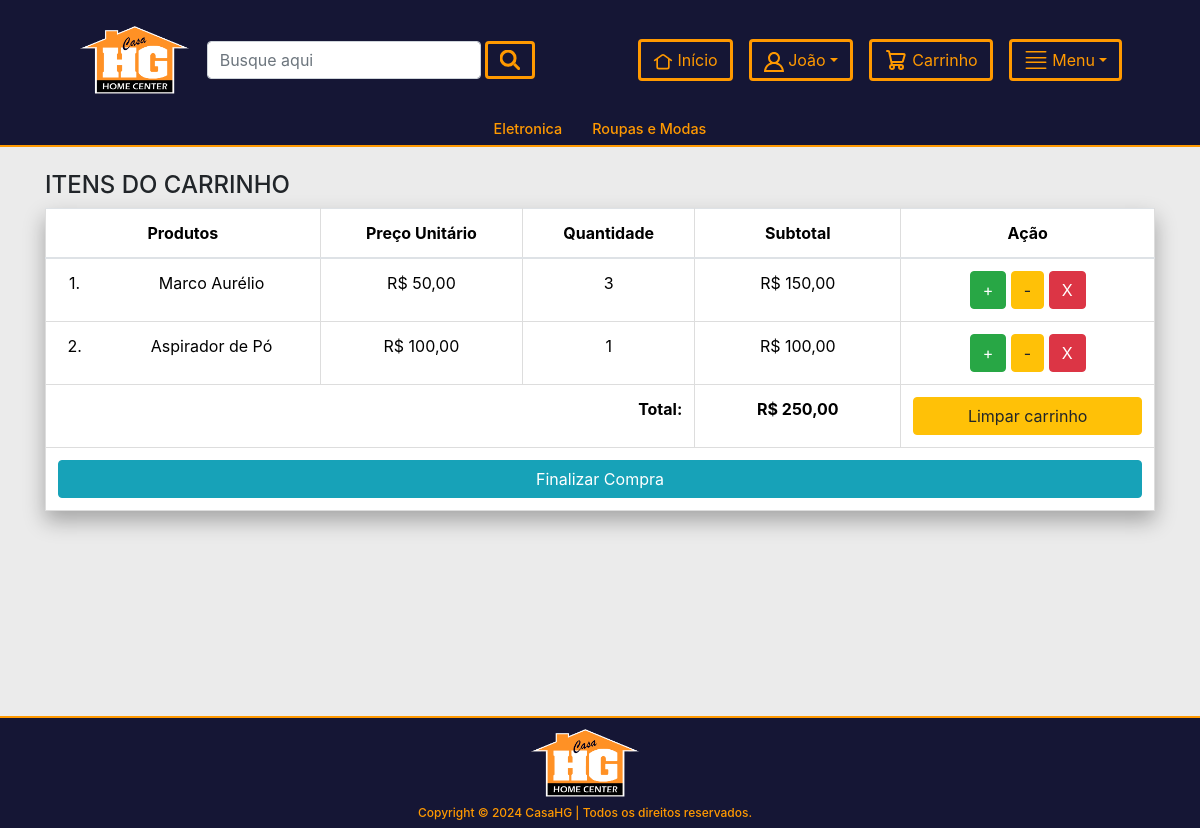
Page /meu-carro/ (signed in) on the earlier database version.
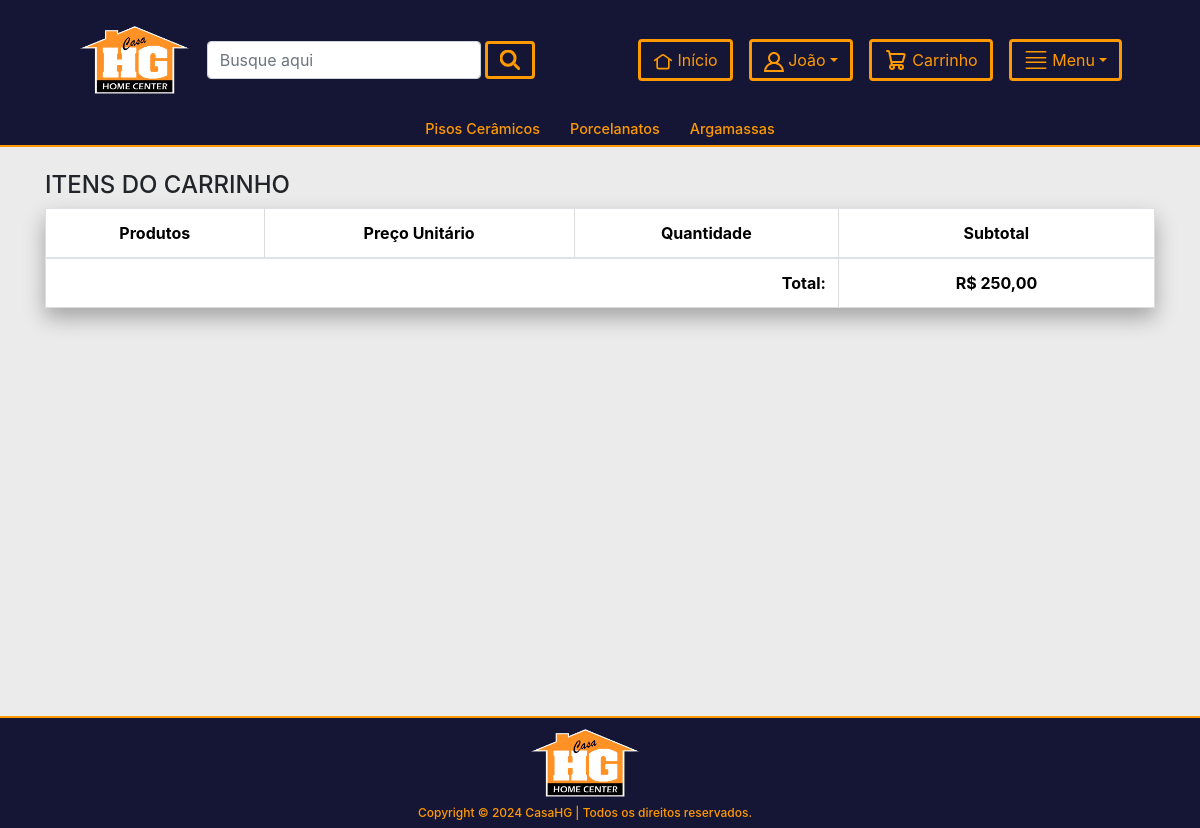
Same page on the later database version.
### app/models.py (models this page shows, shortened)
class Empresa(models.Model):
    titulo = models.CharField(max_length=200)
    link = models.CharField(max_length=200,null=True,blank=True)
    image = models.ImageField(upload_to="empresas")

class Cliente(models.Model):
    user = models.OneToOneField(User, on_delete=models.CASCADE)
    nome = models.CharField(max_length=200,default="")
    sobrenome = models.CharField(max_length=200,default="")
    cpf_ou_cnpj = models.CharField(max_length=14,default="")
    cpf_ou_cnpj_formatado = models.CharField(max_length=20, default="")
    bool_cpf_cnpj = models.BooleanField(default=False)
    email = models.EmailField(default="")
    telefone = models.CharField(max_length=19,default="")
    data_criacao = models.DateTimeField(auto_now_add=True)

class Categoria(models.Model):
    titulo = models.CharField(max_length=200)
    slug = models.SlugField(unique=True)

class CarroProduto(models.Model):
    carro = models.ForeignKey(Carro, on_delete=models.CASCADE)
    produto = models.ForeignKey(Produto, on_delete=models.CASCADE)
    preco_unitario = models.DecimalField(max_digits=10, decimal_places=2,default=0)
    quantidade = models.PositiveIntegerField()
    subtotal = models.DecimalField(max_digits=10, decimal_places=2,default=0)
    criado_em = models.DateTimeField(auto_now_add=True)

class Produto(models.Model):
    codigo = models.CharField(max_length=10) #codigo interno consistente com sistema
    descricao = models.CharField(max_length=200)
    codigo_GTIN = models.CharField(max_length=14) #se o produto não tiver codigo GTIN cadastrado, usar codigo interno
    preco_unitario_bruto = models.DecimalField(max_digits=10, decimal_places=2) #preço cheio, sem desconto
    desconto_dinheiro = models.DecimalField(max_digits=10, decimal_places=2) # em %, percentual de desconto para pagamento em dinheiro, aplicado no preco_unitario_bruto
    desconto_retira = models.DecimalField(max_digits=10,decimal_places=2)  # em %, percentual de desconto para compras para retirada no depósito, aplicado no preco_unitario_bruto
    unidade = models.CharField(max_length=30,default="un") #unidade em que o produto é comercializado
    fechamento_embalagem = models.DecimalField(max_digits=10, decimal_places=2, default=1.00)
    em_estoque = models.BooleanField(default=True)
    slug = models.SlugField(unique=True)
    Categoria = models.ForeignKey(Categoria,on_delete=models.CASCADE)
    titulo = models.CharField(max_length=200)
    image = models.ImageField(upload_to="produtos")
    venda = models.DecimalField(max_digits=10, decimal_places=2)
    garantia = models.CharField(max_length=300,null=True,blank=True)
    return_devolucao = models.CharField(max_length=300,null=True,blank=True)
    visualizacao = models.PositiveIntegerField(default=0)
    quantidade_vendas = models.PositiveIntegerField(default=0)
    num_fotos = models.SmallIntegerField(default=1,null=True,blank=True)

class Carro(models.Model):
    cliente = models.ForeignKey(Cliente, on_delete=models.SET_NULL,null=True,blank=True)
    total = models.DecimalField(max_digits=10, decimal_places=2,default=0)
    criado_em = models.DateTimeField(auto_now_add=True)

### app/views.py (the view)
# urls.py: path("meu-carro/",MeuCarroView.as_view(),name="meucarro"),
class MeuCarroView(LojaMixin, BaseContextMixin, TemplateView):
    template_name = "meucarro.html"
    def get_context_data(self, **kwargs):
        context = super().get_context_data(**kwargs)
        carro_id = self.request.session.get("carro_id",None)
        if carro_id:
            carro_id = Carro.objects.get(id=carro_id)
        else:
            carro_id = None
        context["carro"] = carro_id
        return context

### app/context_processors.py (called while the page is built)
def add_empresa_to_context(request):
    return {'empresa': Empresa.objects.first(), 'debug_var': 'Debug Variable'}

### app/views.py (called while the page is built)
    def dispatch(self,request,*args,**kwargs):
        carro_id = request.session.get("carro_id")
        if carro_id:
            carro_obj = Carro.objects.get(id=carro_id)
            if request.user.is_authenticated and request.user.cliente:
                carro_obj.cliente = request.user.cliente
                carro_obj.save()
        else:
            carro_obj = Carro.objects.create(total=0)
            carro_obj.save()
            self.request.session['carro_id'] = carro_obj.id
        return super().dispatch(request,*args,**kwargs)

    def get_context_data(self, **kwargs):
        context = super().get_context_data(**kwargs)
        context['todoscategorias'] = Categoria.objects.all()
        context['footer'] = Empresa.objects.all()
        return context

### templates/meucarro.html (shortened to what this page needs)
{% extends 'base.html' %}
{% load static %}
{% load humanize %}
{% load l10n %}
{% block content %}
<link rel="stylesheet" type="text/css" href="{% static 'css/carro.css' %}">
<section class="container table-container">
    <br>
    <div class="row justify-content-center">
        <div class="col-12 col-sm-12 col-md-12">
            <h4>ITENS DO CARRINHO</h4>
            <div class="table-responsive">
                <table class="table">
                    <thead>
                        <tr>
                            <th colspan="2" class="text-center">Produtos</th>
                            <th class="text-center">Preço Unitário</th>
                            <th class="text-center">Quantidade</th>
                            <th style="border-right: none;"></th>
                            <th {% if not carro.carroproduto_set.all%}colspan = "2"{% endif %} class="text-center" style="border-right: none; border-left: none;">Subtotal</th>
                            <th style="border-left: none;"></th>
                            {% if carro.carroproduto_set.all%}
                                <th class="text-center">Ação</th>
                            {% endif %}
                        </tr>
                    </thead>
                    <tbody>
                        {%for cp in carro.carroproduto_set.all %}
                            <tr>
                                <td class="text-center" style="border-right: none;">{{ forloop.counter }}.</td>
                                <td class="text-center" style="border-left: none;">{{ cp.produto.titulo }}</td>
                                <td class="text-center">R$ {{ cp.preco_unitario|intcomma }}</td>
                                <td class="text-center">{{ cp.quantidade }}</td>
                                <td {% if not carro.carroproduto_set.all%}colspan = "4"{% else %}colspan = "3"{% endif %} class="text-center">R$ {{ cp.subtotal|intcomma }}</td>
                                <td class="justify-content-center text-center">
                                    <a href="{%url 'lojaapp:manipularcarro' cp.id %}?acao=inc" class="btn btn-success"> + </a>
                                    <a href="{%url 'lojaapp:manipularcarro' cp.id %}?acao=dcr" class="btn btn-warning"> - </a>
                                    <a href="{%url 'lojaapp:manipularcarro' cp.id %}?acao=rmv" class="btn btn-danger"> X </a>
                                </td>
                            </tr>
                        {%endfor%}
                        <tr>
                            <th colspan = "4" class="text-right">Total:</th>
                            <th {% if not carro.carroproduto_set.all%}colspan = "4"{% else %}colspan = "3"{% endif %} class="text-center">R$ {{ carro.total|intcomma }}</th>
                            {% if carro.carroproduto_set.all%}
                                <th class="justify-content-center text-center">
                                    <a href="{%url 'lojaapp:limparcarro'%}" class="btn btn-warning"> Limpar carrinho </a>
                                </th>
                            {% endif %}
                        </tr>
                        <tr>
                            {% if carro.carroproduto_set.all%}
                                <th colspan="8" class="justify-content-center text-center">
                                    <a href="{%url 'lojaapp:formadeentrega'%}" class="btn btn-info"> Finalizar Compra </a>
                                </th>
                            {% endif %}
                        </tr>
                    </tbody>
                </table>
            </div>
        </div>
    </div>
</section>
{% endblock %}

### templates/base.html (shortened to what this page needs)
{% load static %}
{% load humanize %}
{% load l10n %}
<!doctype html>
<html lang="en">
<head>
    <link rel="stylesheet" href="https://cdn.jsdelivr.net/npm/bootstrap@5.3.2/dist/css/bootstrap.min.css">
    <link rel="stylesheet" href="https://stackpath.bootstrapcdn.com/bootstrap/4.3.1/css/bootstrap.min.css">
    <link rel="stylesheet" type="text/css" href="{% static 'css/base.css' %}">
</head>
<body>
    <header class="form-custom-background container-fluid grande">
        <div class="form-custom-background">
            <div class="d-flex align-items-center text-center" style="height: 120px;">
                <div class="col d-flex align-items-center text-center" style="flex: 2;">
                    <a href="{% url 'lojaapp:home' %}" class="mt-3 mb-3 ml-5 me-3">
                            <img style="height:70px; object-fit:cover;" src="{{ empresa.image.url }}" alt="" class="img-fluid">
                    </a>
                    <form class="d-flex mt-3 mb-3" method="get" action="{% url 'lojaapp:pesquisar' %}" >
                        <input class="form-control custom-max-width-input mt-4 mb-4 me-1" type="search" placeholder="Busque aqui" name="query" value="{{ request.GET.query }}">
                        <button class="btn btn-custom font-weight-bold mt-4 mb-4" type="submit">
                            <svg width="20" height="20" xmlns="http://www.w3.org/2000/svg" viewBox="0 0 19.9 19.7" style="stroke-width: 3;"><g fill="none" stroke="currentColor"><path stroke-linecap="square" d="M18.5 18.3l-3.4-3.4"/><circle cx="8" cy="8" r="7"/></g></svg>
                        </button>
                    </form>
                </div>
                <div class="col d-flex align-items-center text-center justify-content-end" style="flex: 1;">
                    <form class="mt-3 mb-3 me-3">
                        <a class=" btn btn-custom mt-4 mb-4" href="{% url 'lojaapp:home' %}">
                            <div>
                            </div>
                            <div class="texto-menu" >
                                &nbsp;Início
                            </div>
                        </a>
                    </form>
                    {% if request.user.cliente %}
                        <form class="dropdown mt-3 mb-3 me-3">
                            <a class="dropdown-toggle btn btn-custom mt-4 mb-4" href="#" id="navbarDropdown2" role="button" data-toggle="dropdown" aria-haspopup="true" aria-expanded="false">
                                <div>
                                </div>
                                <div class="texto-menu">
                                    &nbsp;{{ request.user.cliente.nome }}
                                </div>
                            </a>
                        </form>
                    {% endif %}
                    <form action="{% url 'lojaapp:meucarro' %}" method="get" class="mt-3 mb-3 me-3">
                        <button class="btn btn-custom mt-4 mb-4">
                            <div class="texto-menu" >
                                &nbsp;Carrinho
                            </div>
                        </button>
                    </form>
                    <form class="dropdown mt-3 mb-3 mr-5">
                        <a class="dropdown-toggle btn btn-custom mt-4 mb-4" href="#" id="navbarDropdown" role="button" data-toggle="dropdown" aria-haspopup="true" aria-expanded="false">
                            <div class="texto-menu" >&nbsp;Menu</div>
                        </a>
                    </form>
                </div>
            </div>
        </div>
    </header>
    {% include "barra_macro_grupos.html" %}
    <section>
        {% block content %}
        {% endblock content %}
    </section>
    <br>
    <footer class="form-custom-background">
        <div class="row justify-content-center">
            <div class="col-3" style="display:flex; justify-content: center;">
                {% for empresa in footer %}
                    <a href=""><img src="{{ empresa.image.url }}" style="height: 70px;"></a>
                {% endfor %}
            </div>
            <div class="col-12">
                <h1 class="my-2" style="align-items: center; justify-content: center; font-size: 12px; display:flex;">Copyright © 2024 CasaHG | Todos os direitos reservados.</h1>
            </div>
        </div>
    </footer>
</body>
</html>

### templates/barra_macro_grupos.html
{% load static %}
<div class="form-custom-background d-flex" style="justify-content: center; align-items: center; border-bottom: 2px solid #ff9900;">
    {% for c in todoscategorias %}
        <a href="{% url 'lojaapp:categoria' c.slug %}" style="color: inherit;">
            <div class="col texto-cor-secundaria">
                <h5 style="font-size:0.9rem;">{{c.titulo}}</h5>
            </div>
        </a>
    {% endfor %}
</div>

### static/css/base.css (style rules this page uses)
html, body { margin: 0; padding: 0; height: 100%; display: flex; flex-direction: column; }
section { flex: 1; }
.custom-max-width-input { max-width: 300px; }
.btn-custom { background-color: #151635; color: #ff9900; border-color: #ff9900; border-width: 3px; display: flex; justify-content: space-between; align-items: center; }
.form-custom-background { background-color: #151635; }
.texto-cor-secundaria { color: #ff9900; transition: 0.3s ease-in-out; }
body { background-color: #EBEBEB; }
footer { background-color: transparent; border-top: 2px solid #ff9900; box-shadow: none; }
footer .row { padding-top: 10px; width: 100%; color: #ff9900; }

### static/css/carro.css (style rules this page uses)
.table-container { height: 68vh; }
.table-responsive { width: 100%; box-shadow: 0px 10px 20px rgba(0, 0, 0, 0.3); }
.table { border-collapse: collapse; margin-bottom: 0px; }
.table, th, td { border: 1px solid #ddd; }
th, td { padding: 15px; text-align: center; }
th { background-color: #f2f2f2; }

Differences in the rows shown:
removed Categoria: titulo "Eletronica"
removed Categoria: titulo "Roupas e Modas"
removed CarroProduto: produto.titulo "Marco Aurélio", preco_unitario "50,00", quantidade "3", subtotal "150,00"
removed CarroProduto: produto.titulo "Aspirador de Pó", preco_unitario "100,00", quantidade "1", subtotal "100,00"
added Categoria: titulo "Pisos Cerâmicos"
added Categoria: titulo "Porcelanatos"
added Categoria: titulo "Argamassas"
Other differences:
text no longer shown: "Ação Limpar carrinho Finalizar Compra"
